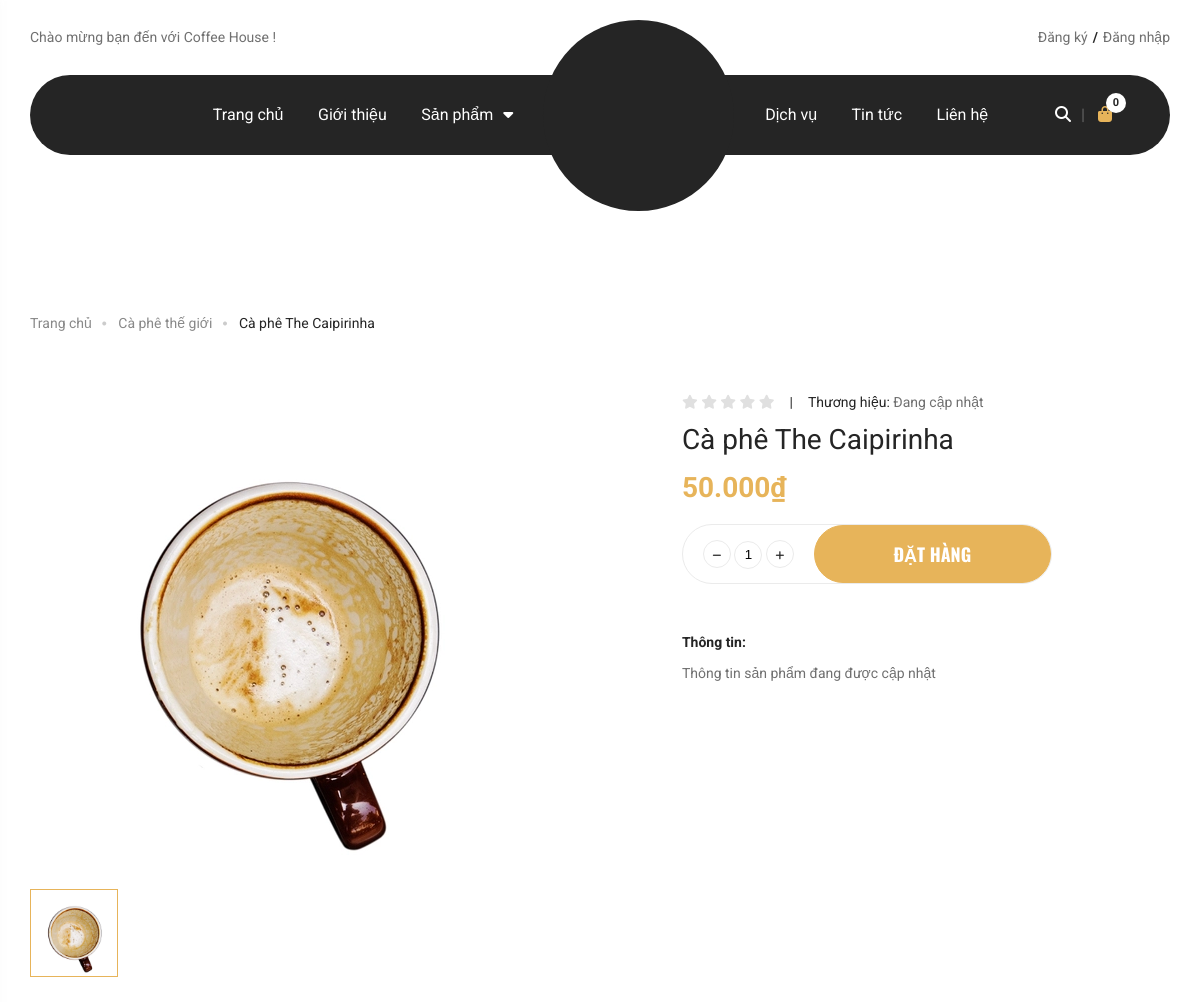
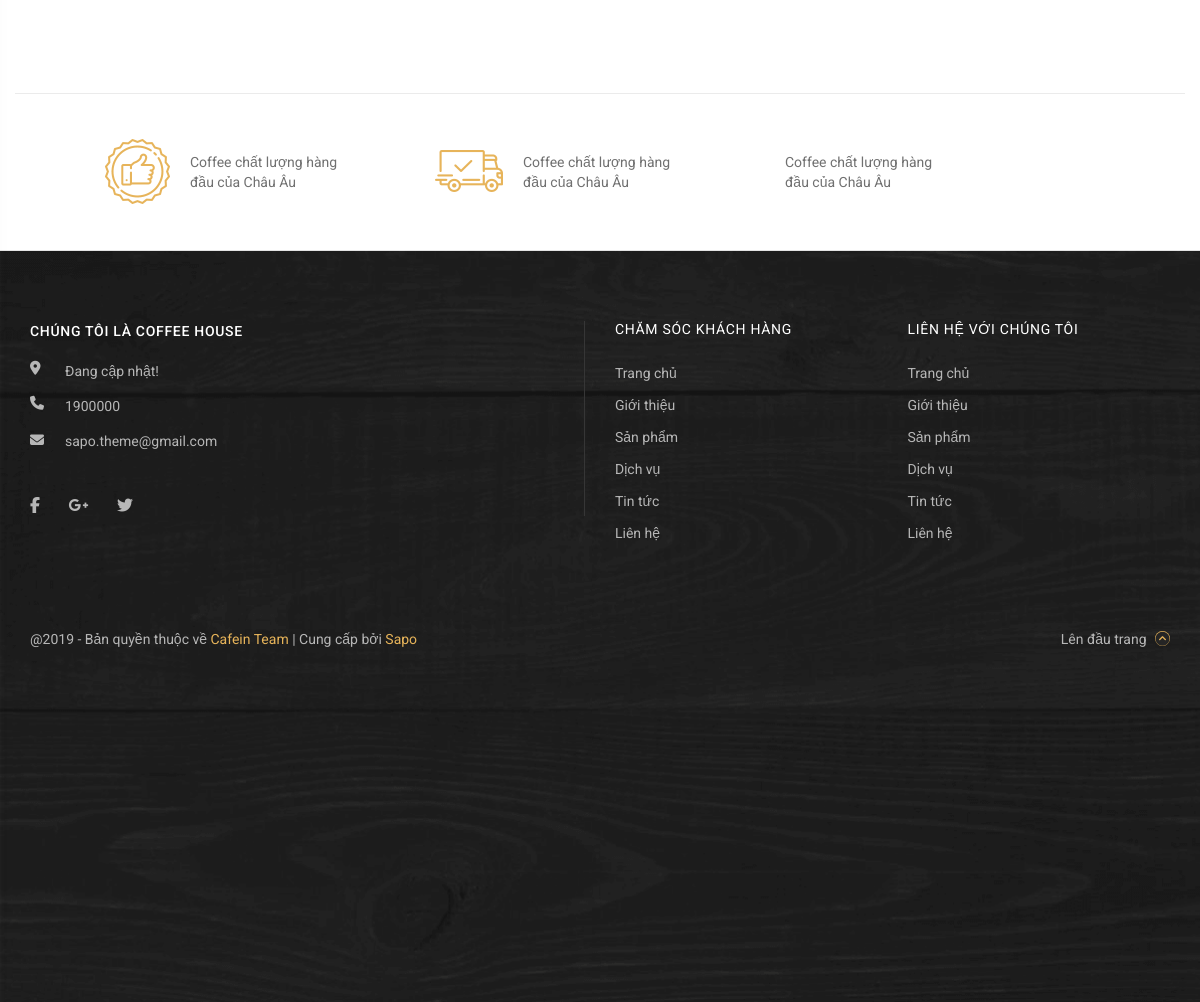
Page /demo.php?quanly=sanpham&id=60 on the committed database (2 pictures, top to bottom).
### tables this page shows
CREATE TABLE `tbl_sanpham` (
  `id_sanpham` int(11) NOT NULL,
  `masp` varchar(11) NOT NULL,
  `tensp` varchar(250) NOT NULL,
  `giasp` double NOT NULL,
  `hinhanh` varchar(254) NOT NULL,
  `noidung` varchar(255) NOT NULL,
  `id_danhmuc` int(11) NOT NULL
);

CREATE TABLE `tbl_danhmuc` (
  `id_danhmuc` int(11) NOT NULL,
  `tendanhmuc` varchar(100) NOT NULL,
  `thutu` int(100) NOT NULL
);

### pagination/product/demoProduct.php (the view)
<?php
    $sql_demoProduct = "SELECT * FROM tbl_danhmuc, tbl_sanpham WHERE tbl_sanpham.id_danhmuc=tbl_danhmuc.id_danhmuc AND
    tbl_sanpham.id_sanpham='$_GET[id]' LIMIT 1";
    $query_demoProduct = mysqli_query($mysqli, $sql_demoProduct);
?>
<div class="demo">
        <div class="grid wide col">
            <div class="demo-container">
            <?php
                while($row = mysqli_fetch_array($query_demoProduct)) {
            ?>
                <form action="pagination/product/themgiohang.php?idsanpham=<?php echo $row['id_sanpham'] ?>" method="POST">
                    <div class="row">
                        <div class="demo-product_images l-6 m-6 c-12">
                            <div class="demo-product_images-top">
                                <a class="demo-product_images-top_link">
                                    <img src="admin/modules/quanlysp/uploads/<?php echo $row['hinhanh'] ?>" alt="" class="demo-product_images-top_img">
                                </a>
                            </div>
                            <div class="demo-product_images-bottom">
                                <span class="demo-product_images-bottom_span">
                                    <img src="admin/modules/quanlysp/uploads/<?php echo $row['hinhanh'] ?>" alt="" class="demo-product_images-bottom_img">
                                </span>
                            </div>
                        </div>
                        <div class="demo-product_content l-6 m-6 c-12">
                            <div class="demo-product_content-top">
                                <div class="demo-product_content-top_star">
                                    <i class="fa-solid fa-star"></i>
                                    <i class="fa-solid fa-star"></i>
                                    <i class="fa-solid fa-star"></i>
                                    <i class="fa-solid fa-star"></i>
                                    <i class="fa-solid fa-star"></i>
                                </div>
                                <span class="demo-product_content-top_divide">|</span>
                                <div class="demo-product_content-top_brand">
                                    Thương hiệu: <span class="demo-product_content-top_update">Đang cập nhật</span>
                                </div>
                            </div>
                            <div class="demo-product_content-head">
                                <h2 class="demo-product_content-head_h2"><?php echo $row['tensp'] ?></h2>
                            </div>
                            <div class="demo-product_content-money">
                                <span class="demo-product_content-money_text">
                                    <?php echo number_format($row['giasp'], 0, ',', '.').'₫' ?>
                                </span>
                            </div>
                            <div class="demo-product_content-nearEnd">
                                    <div class="demo-product_content-nearEnd_container">
                                        <div class="demo-product_content-nearEnd_left">
                                            <span class="demo-product_content-nearEnd_left-decrease">
                                                <i class="fa-solid fa-minus"></i>
                                            </span>
                                            <input type="text" name="soluongsp" value="1" maxlength="3" class="demo-product_content-nearEnd_left-number"
                                            onchange="if(this.value == 0)return this.value=1;" onkeypress="validateNumberInput(event)" oninput="changeInput()">
                                            <span class="demo-product_content-nearEnd_left-increase">
                                                <i class="fa-solid fa-plus"></i>
                                            </span>
                                        </div>
                                        <div class="demo-product_content-nearEnd_right">
                                            <button type="submit" name="themgiohang" class="demo-product_content-nearEnd_right-order">
                                                Đặt hàng
                                            </button>
                                        </div>
                                    </div>
                            </div>
                            <div class="demo-product_content-bottom">
                                <span class="demo-product_content-bottom_information">Thông tin:</span>
                                <p class="demo-product_content-bottom_text">
                                    Thông tin sản phẩm đang được cập nhật
                                </p>
                            </div>
                        </div>
                        <?php
                        }
                        ?>
                    </div>
                </form>
            </div>
        </div>
    </div>

### pagination/product/pageSP.php
<?php
    $sql_pageSP = "SELECT * FROM tbl_danhmuc, tbl_sanpham WHERE tbl_sanpham.id_danhmuc=tbl_danhmuc.id_danhmuc AND
    tbl_sanpham.id_sanpham='$_GET[id]' LIMIT 1";
    $query_pageSP = mysqli_query($mysqli, $sql_pageSP);
?>
<div class="page">
            <div class="grid wide col">
                <?php
                while($row = mysqli_fetch_array($query_pageSP)) {
                ?>
                <ul class="page-list">
                    <li class="page-item">
                        <a href="index.php?quanly=danhmucsanpham" class="page-link">Trang chủ</a>
                        <i class="fas fa-circle page-item_icon"></i>
                    </li>
                    <li class="page-item">
                        <a href="productsByCartegoryMain.php?quanly=<?php echo $row['tendanhmuc']; ?>&id=<?php echo $row['id_danhmuc']; ?>" class="page-link"><?php echo $row['tendanhmuc'] ?></a>
                        <i class="fas fa-circle page-item_icon"></i>
                    </li>
                    <li class="page-item">
                        <strong class="page-item_strong">
                            <span><?php echo $row['tensp'] ?></span>
                        </strong>
                    </li>
                </ul>
                <?php
                }
                ?>
            </div>
        </div>

### css/grid.css (style rules this page uses)
.grid { width: 100%; display: block; }
.grid.wide { max-width: 1170px; margin: 0 auto; }
.row { display: flex; flex-wrap: wrap; margin-left: -15px; margin-right: -15px; }
.col { padding-left: 15px; padding-right: 15px; }
.c-12 { flex: 0 0 100%; max-width: 100%; }
@media (min-width: 971px) { .row { margin-left: -15px; margin-right: -15px; } }
@media (min-width: 971px) { .col { padding-left: 15px; padding-right: 15px; } }
@media (min-width: 971px) { .m-1, .m-2, .m-3, .m-4, .m-5, .m-6, .m-7, .m-8, .m-9, .m-10, .m-11, .m-12 { display: block; } }
@media (min-width: 971px) { .m-6 { flex: 0 0 50%; max-width: 50%; } }
@media (min-width: 1024px) { .row { margin-left: -15px; margin-right: -15px; } }
@media (min-width: 1024px) { .col { padding-left: 15px; padding-right: 15px; } }
@media (min-width: 1024px) { .l-1, .l-2, .l-2-4, .l-3, .l-4, .l-5, .l-6, .l-7, .l-8, .l-9, .l-10, .l-11, .l-12 { display: block; } }
@media (min-width: 1024px) { .l-6 { flex: 0 0 50%; max-width: 50%; } }
@media (min-width: 1024px) and (max-width: 1239px) { .wide { max-width: 984px; } }
@media (min-width: 1024px) and (max-width: 1239px) { .wide .row { margin-left: -15px; margin-right: -15px; } }
@media (min-width: 1024px) and (max-width: 1239px) { .wide .l-1, .wide .l-2, .wide .l-2-4, .wide .l-3, .wide .l-4, .wide .l-5, .wide .l-6, .wide .l-7, .wide .l-8, .wide .l-9, .wide .l-10, .wide .l-11, .wide .l-12 { display: block; } }
@media (min-width: 1024px) and (max-width: 1239px) { .wide .l-6 { flex: 0 0 50%; max-width: 50%; } }

### css/base.css (style rules this page uses)
* { margin: 0; padding: 0; box-sizing: border-box; }
html { scroll-behavior: smooth; }
body { font-size: 14px; color: #252525; font-family: "Roboto",sans-serif; overflow-x: hidden; }
:root { --height-header-top: 75px; --height-header-menu: 80px; }

### css/style.css (style rules this page uses)
.page { margin-bottom: 40px; }
.page-list { margin-top: 45px; padding: 20px 0; list-style: none; display: flex; }
.page-link { text-decoration: none; color: #898989; }
.page-item_icon { font-size: 4px; padding: 0 12px 0 7px; position: relative; top: -3px; color: #ccc; }
.page-item_strong { font-weight: 400; }
.demo-container { margin-bottom: 100px; }
.demo-product_images { padding: 0 15px; }
.demo-product_images-top { display: flex; overflow: hidden; }
.demo-product_images-top_link { display: block; padding: 0 15px; }
.demo-product_images-bottom { margin: 15px 0; }
.demo-product_images-bottom_span { display: inline-block; width: 88px; height: 88px; margin-right: 10px; }
.demo-product_images-bottom_img { width: 100%; border: 1px solid #e7b45a; }
.demo-product_content { padding-left: 7%; }
.demo-product_content-top { display: flex; margin-bottom: 10px; line-height: 1.6; }
.demo-product_content-top_star { color: #e0e0e0; }
.demo-product_content-top_divide { padding: 0 15px; }
.demo-product_content-top_update { color: #707070; }
.demo-product_content-head { margin-bottom: 15px; }
.demo-product_content-head_h2 { font-size: 28px; font-weight: 400; }
.demo-product_content-money { margin: 5px 0 20px; }
.demo-product_content-money_text { font-size: 28px; font-weight: 700; color: #e7b45a; }
.demo-product_content-nearEnd { margin: 5px 0 50px; height: 60px; }
.demo-product_content-nearEnd_container { display: flex; height: 60px; width: 370px; border: 1px solid #ebebeb; border-radius: 30px; }
.demo-product_content-nearEnd_left { height: 60px; padding: 15px 20px 0 20px; }
.demo-product_content-nearEnd_left-decrease, .demo-product_content-nearEnd_left-number, .demo-product_content-nearEnd_left-increase { width: 28px; height: 28px; border-radius: 50%; border: 1px solid #ebebeb; }
.demo-product_content-nearEnd_left-decrease, .demo-product_content-nearEnd_left-increase { background-color: #fff; cursor: pointer; font-size: 10px; display: inline-block; text-align: center; line-height: 30px; }
.demo-product_content-nearEnd_left-number { outline: none; text-align: center; }
.demo-product_content-nearEnd_right { width: 100%; max-width: 237px; line-height: 60px; }
.demo-product_content-nearEnd_right-order { width: 100%; height: 100%; background-color: #e7b45a; border: 1px solid #e7b45a; border-radius: 30px; font-size: 18px; font-weight: 700; color: #fff; text-transform: uppercase; font-family: "Oswald", sans-serif; cursor: pointer; transition: 0.2s ease; }
.demo-product_content-bottom_information { font-weight: bold; }
.demo-product_content-bottom_text { margin-top: 15px; color: #707070; }

### rows in the picture
tbl_sanpham: id_danhmuc.tendanhmuc "Cà phê thế giới", tensp "Cà phê The Caipirinha", hinhanh (picture), giasp "50.000"
